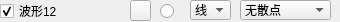
                   <widget class="QWidget" name="widget_12" native="true">
                    <property name="minimumSize">
                     <size>
                      <width>0</width>
                      <height>22</height>
                     </size>
                    </property>
                    <property name="maximumSize">
                     <size>
                      <width>16777215</width>
                      <height>22</height>
                     </size>
                    </property>
                    <widget class="QRadioButton" name="rdoBoldCurve12">
                     <property name="geometry">
                      <rect>
                       <x>160</x>
                       <y>3</y>
                       <width>16</width>
                       <height>16</height>
                      </rect>
                     </property>
                     <property name="text">
                      <string/>
                     </property>
                     <property name="checked">
                      <bool>false</bool>
                     </property>
                    </widget>
                    <widget class="QCheckBox" name="chkVisibleCurve12">
                     <property name="geometry">
                      <rect>
                       <x>0</x>
                       <y>3</y>
                       <width>125</width>
                       <height>16</height>
                      </rect>
                     </property>
                     <property name="text">
                      <string>波形12</string>
                     </property>
                     <property name="checked">
                      <bool>true</bool>
                     </property>
                    </widget>
                    <widget class="QPushButton" name="btnColourCurve12">
                     <property name="geometry">
                      <rect>
                       <x>130</x>
                       <y>0</y>
                       <width>21</width>
                       <height>21</height>
                      </rect>
                     </property>
                     <property name="text">
                      <string/>
                     </property>
                    </widget>
                    <widget class="QComboBox" name="cmbLineStyle12">
                     <property name="geometry">
                      <rect>
                       <x>190</x>
                       <y>0</y>
                       <width>41</width>
                       <height>20</height>
                      </rect>
                     </property>
                     <property name="currentIndex">
                      <number>1</number>
                     </property>
                     <item>
                      <property name="text">
                       <string>点</string>
                      </property>
                     </item>
                     <item>
                      <property name="text">
                       <string>线</string>
                      </property>
                     </item>
                     <item>
                      <property name="text">
                       <string>左</string>
                      </property>
                     </item>
                     <item>
                      <property name="text">
                       <string>右</string>
                      </property>
                     </item>
                     <item>
                      <property name="text">
                       <string>中</string>
                      </property>
                     </item>
                     <item>
                      <property name="text">
                       <string>积</string>
                      </property>
                     </item>
                    </widget>
                    <widget class="QComboBox" name="cmbScatterStyle12">
                     <property name="geometry">
                      <rect>
                       <x>240</x>
                       <y>0</y>
                       <width>91</width>
                       <height>20</height>
                      </rect>
                     </property>
                     <property name="focusPolicy">
                      <enum>Qt::WheelFocus</enum>
                     </property>
                     <property name="maxVisibleItems">
                      <number>20</number>
                     </property>
                     <item>
                      <property name="text">
                       <string>无散点</string>
                      </property>
                      <property name="icon">
                       <iconset resource="res.qrc">
                        <normaloff>:/pic/ssNone.png</normaloff>:/pic/ssNone.png</iconset>
                      </property>
                     </item>
                     <item>
                      <property name="text">
                       <string>x形</string>
                      </property>
                      <property name="icon">
                       <iconset resource="res.qrc">
                        <normaloff>:/pic/ssCross.png</normaloff>:/pic/ssCross.png</iconset>
                      </property>
                     </item>
                     <item>
                      <property name="text">
                       <string>+形</string>
                      </property>
                      <property name="icon">
                       <iconset resource="res.qrc">
                        <normaloff>:/pic/ssPlus.png</normaloff>:/pic/ssPlus.png</iconset>
                      </property>
                     </item>
                     <item>
                      <property name="text">
                       <string>空心圆</string>
                      </property>
                      <property name="icon">
                       <iconset resource="res.qrc">
                        <normaloff>:/pic/ssCircle.png</normaloff>:/pic/ssCircle.png</iconset>
                      </property>
                     </item>
                     <item>
                      <property name="text">
                       <string>实心圆</string>
                      </property>
                      <property name="icon">
                       <iconset resource="res.qrc">
                        <normaloff>:/pic/ssDisc.png</normaloff>:/pic/ssDisc.png</iconset>
                      </property>
                     </item>
                     <item>
                      <property name="text">
                       <string>矩形</string>
                      </property>
                      <property name="icon">
                       <iconset resource="res.qrc">
                        <normaloff>:/pic/ssSquare.png</normaloff>:/pic/ssSquare.png</iconset>
                      </property>
                     </item>
                     <item>
                      <property name="text">
                       <string>菱形</string>
                      </property>
                      <property name="icon">
                       <iconset resource="res.qrc">
                        <normaloff>:/pic/ssDiamond.png</normaloff>:/pic/ssDiamond.png</iconset>
                      </property>
                     </item>
                     <item>
                      <property name="text">
                       <string>星形</string>
                      </property>
                      <property name="icon">
                       <iconset resource="res.qrc">
                        <normaloff>:/pic/ssStar.png</normaloff>:/pic/ssStar.png</iconset>
                      </property>
                     </item>
                     <item>
                      <property name="text">
                       <string>正三角</string>
                      </property>
                      <property name="icon">
                       <iconset resource="res.qrc">
                        <normaloff>:/pic/ssTriangle.png</normaloff>:/pic/ssTriangle.png</iconset>
                      </property>
                     </item>
                     <item>
                      <property name="text">
                       <string>倒三角</string>
                      </property>
                      <property name="icon">
                       <iconset resource="res.qrc">
                        <normaloff>:/pic/ssTriangleInverted.png</normaloff>:/pic/ssTriangleInverted.png</iconset>
                      </property>
                     </item>
                     <item>
                      <property name="text">
                       <string>x框</string>
                      </property>
                      <property name="icon">
                       <iconset resource="res.qrc">
                        <normaloff>:/pic/ssCrossSquare.png</normaloff>:/pic/ssCrossSquare.png</iconset>
                      </property>
                     </item>
                     <item>
                      <property name="text">
                       <string>+框</string>
                      </property>
                      <property name="icon">
                       <iconset resource="res.qrc">
                        <normaloff>:/pic/ssPlusSquare.png</normaloff>:/pic/ssPlusSquare.png</iconset>
                      </property>
                     </item>
                     <item>
                      <property name="text">
                       <string>x圆</string>
                      </property>
                      <property name="icon">
                       <iconset resource="res.qrc">
                        <normaloff>:/pic/ssCrossCircle.png</normaloff>:/pic/ssCrossCircle.png</iconset>
                      </property>
                     </item>
                     <item>
                      <property name="text">
                       <string>+圆</string>
                      </property>
                      <property name="icon">
                       <iconset resource="res.qrc">
                        <normaloff>:/pic/ssPlusCircle.png</normaloff>:/pic/ssPlusCircle.png</iconset>
                      </property>
                     </item>
                     <item>
                      <property name="text">
                       <string>和平</string>
                      </property>
                      <property name="icon">
                       <iconset resource="res.qrc">
                        <normaloff>:/pic/ssPeace.png</normaloff>:/pic/ssPeace.png</iconset>
                      </property>
                     </item>
                    </widget>
                   </widget>
